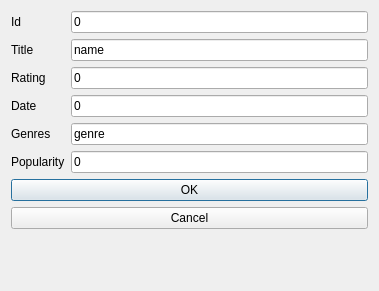
<?xml version="1.0" encoding="UTF-8"?>
<ui version="4.0">
 <class>AddRowDialog</class>
 <widget class="QDialog" name="AddRowDialog">
  <property name="geometry">
   <rect>
    <x>0</x>
    <y>0</y>
    <width>379</width>
    <height>291</height>
   </rect>
  </property>
  <property name="minimumSize">
   <size>
    <width>379</width>
    <height>291</height>
   </size>
  </property>
  <property name="maximumSize">
   <size>
    <width>379</width>
    <height>291</height>
   </size>
  </property>
  <property name="windowTitle">
   <string>Dialog</string>
  </property>
  <layout class="QFormLayout" name="formLayout">
   <item row="0" column="0">
    <widget class="QLabel" name="IDLabel">
     <property name="text">
      <string>Id</string>
     </property>
    </widget>
   </item>
   <item row="0" column="1">
    <widget class="QLineEdit" name="IDLineEdit">
     <property name="text">
      <string>0</string>
     </property>
     <property name="placeholderText">
      <string>0</string>
     </property>
    </widget>
   </item>
   <item row="1" column="0">
    <widget class="QLabel" name="titleLabel">
     <property name="text">
      <string>Title</string>
     </property>
    </widget>
   </item>
   <item row="1" column="1">
    <widget class="QLineEdit" name="titleLineEdit">
     <property name="inputMask">
      <string/>
     </property>
     <property name="text">
      <string>name</string>
     </property>
     <property name="placeholderText">
      <string>name</string>
     </property>
    </widget>
   </item>
   <item row="2" column="0">
    <widget class="QLabel" name="ratingLabel">
     <property name="text">
      <string>Rating</string>
     </property>
    </widget>
   </item>
   <item row="2" column="1">
    <widget class="QLineEdit" name="ratingLineEdit">
     <property name="text">
      <string>0</string>
     </property>
     <property name="placeholderText">
      <string>0</string>
     </property>
    </widget>
   </item>
   <item row="3" column="0">
    <widget class="QLabel" name="dateLabel">
     <property name="text">
      <string>Date</string>
     </property>
    </widget>
   </item>
   <item row="3" column="1">
    <widget class="QLineEdit" name="dateLineEdit">
     <property name="inputMask">
      <string/>
     </property>
     <property name="text">
      <string>0</string>
     </property>
     <property name="placeholderText">
      <string>0</string>
     </property>
    </widget>
   </item>
   <item row="4" column="0">
    <widget class="QLabel" name="genresLabel">
     <property name="text">
      <string>Genres</string>
     </property>
    </widget>
   </item>
   <item row="4" column="1">
    <widget class="QLineEdit" name="genresLineEdit">
     <property name="text">
      <string>genre</string>
     </property>
     <property name="placeholderText">
      <string>genre</string>
     </property>
    </widget>
   </item>
   <item row="5" column="0">
    <widget class="QLabel" name="popularityLabel">
     <property name="text">
      <string>Popularity</string>
     </property>
    </widget>
   </item>
   <item row="5" column="1">
    <widget class="QLineEdit" name="popularityLineEdit">
     <property name="text">
      <string>0</string>
     </property>
     <property name="placeholderText">
      <string>0</string>
     </property>
    </widget>
   </item>
   <item row="9" column="0" colspan="2">
    <widget class="QPushButton" name="okButton">
     <property name="text">
      <string>OK</string>
     </property>
    </widget>
   </item>
   <item row="10" column="0" colspan="2">
    <widget class="QPushButton" name="cancelButton">
     <property name="text">
      <string>Cancel</string>
     </property>
    </widget>
   </item>
  </layout>
 </widget>
 <resources/>
 <connections/>
</ui>
